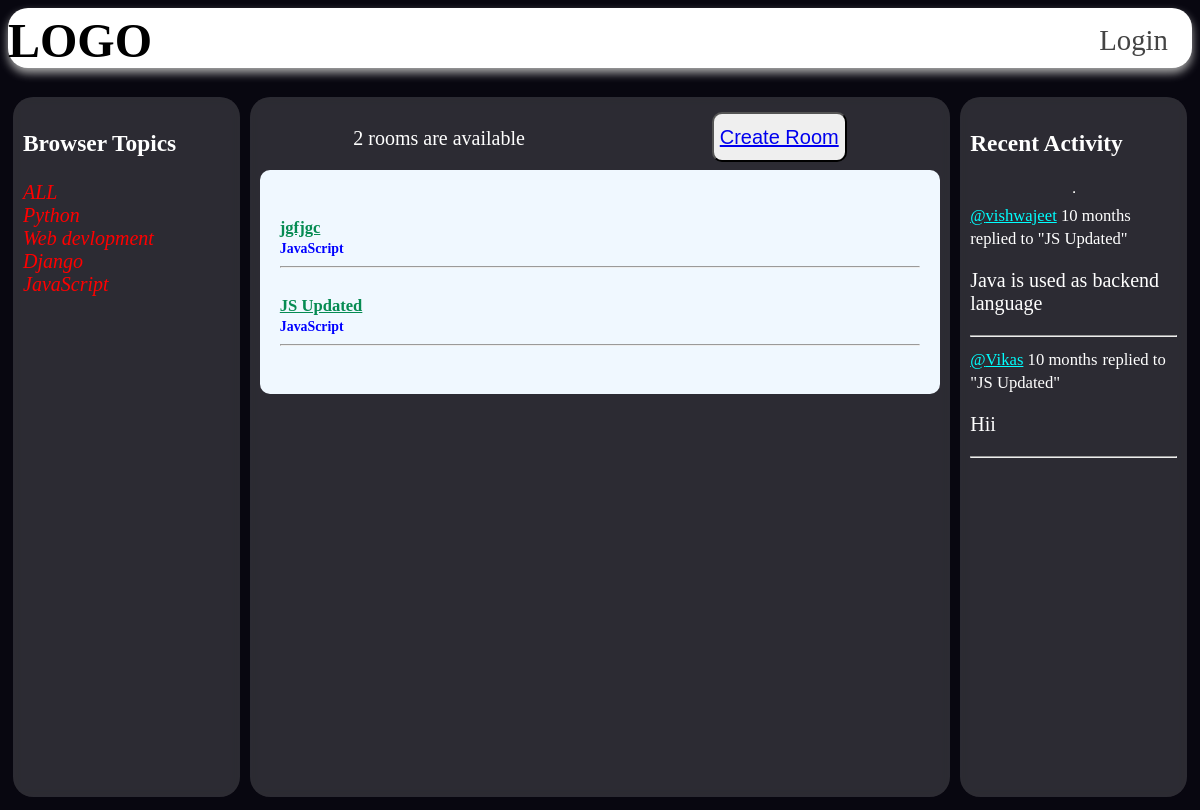
Screenshot of /?q=JavaScript with the database file from the repository.
### base/models.py (models this page shows, shortened)
class Topic(models.Model):
    name = models.CharField(max_length=200)

class Room(models.Model):
    host= models.ForeignKey(User, on_delete=models.SET_NULL , null=True)
    topic=models.ForeignKey(Topic, on_delete=models.SET_NULL , null=True)
    name= models.CharField(max_length=200)
    description = models.TextField(null=True)
    participants= models.ManyToManyField(User, related_name='participants',blank=True)
    updated = models.DateTimeField(auto_now=True)
    created = models.DateTimeField(auto_now_add=True)
    class Meta:
        ordering = ['-updated', '-created']
    def __str__(self):
        return self.name

class Message(models.Model):
        user = models.ForeignKey(User, on_delete=models.CASCADE)
        room = models.ForeignKey(Room, on_delete=models.CASCADE)
        body = models.TextField()
        updated = models.DateTimeField(auto_now=True)
        created = models.DateTimeField(auto_now_add=True)
        class Meta:
          ordering = ['-updated', '-created']
        def __str__(self):
            return self.body[0:50]

### base/views.py (the view)
# urls.py: path('',views.home, name='home'),
def home(request):
    q = request.GET.get('q') if request.GET.get('q')!= None else ''
    rooms = Room.objects.filter(
        Q(topic__name__icontains=q) |
        Q(name__icontains=q) |
        Q(description__icontains=q)
    )
    room_count = rooms.count()
    room_messages =Message.objects.filter(Q(room__topic__name__icontains=q))
    topics = Topic.objects.all()
    context = {'rooms': rooms, 'topics': topics, 'room_count':room_count, 'room_messages': room_messages}
    return render(request, 'base/home.html', context)

### base/templates/base/home.html (shortened to what this page needs)
{% extends 'main.html' %}
{% block content %}
{% include 'navbar.html'%}
<div>
    <div class="home-container">
        <div class="browser-topic">
            {% include 'base/topic_component.html'%}
        </div>
        <div class="room-home">
            <div class="room-feed-head">
                <p>{{room_count}} rooms are available</p>
                <button style="height: 50px; border-radius: 10px; font-size: 20px; margin-top: 5px;">
                    <a href="{% url 'create-room' %}">Create Room</a></button>
            </div>
            <div class="room-feed">
                {% include 'base/feed_component.html'%}
            </div>
        </div>
        <div class="recent-activity">
            {% include 'base/acitivity_component.html' %}
        </div>
    </div>
</div>
{% endblock content %}

### base/templates/base/topic_component.html (shortened to what this page needs)
{% block content %}
<h3>Browser Topics</h3>
            <div>
            <a class="bt-a" href="{% url 'home' %}">ALL</a>
            {% for topic in topics%}
            <div>
                <a class="bt-a" href="{% url 'home' %}?q={{topic.name}}">{{topic.name}}</a>
            </div>
            {% endfor %}
            </div>
{% endblock content %}

### base/templates/base/feed_component.html (shortened to what this page needs)
{% block content %}
{% for room in rooms %}
<div>
    <h5>
        <a class="room-name" href="{% url 'room' room.id%}">{{room.name}}</a><br>
        <small class="topic-name">{{room.topic.name}}</small>
        <hr>
    </h5>
</div>
{% endfor %}
{% endblock content %}

### base/templates/base/acitivity_component.html (shortened to what this page needs)
{% block content %}
<h3>Recent Activity</h3>
<hr>
{% for message in room_messages %}
<div>
    <small><a class="act-a" href="{%url 'user-profile' message.user.id %}">@{{message.user}}</a>
        {{message.created|timesince}}</a></small>
    <small>replied to "{{message.room}}"</small>
    <p>{{message}}</p>
    <hr>
</div>
{% endfor %}
{% endblock content %}

### static/styles/main.css (style rules this page uses)
body { font-size: 20px; background-color: #fff; }

### base/templates/base/home.html (style rules this page uses)
body { font-size: 20px; background-color: #080710; color: white; ; }
.home-container { display: grid; grid-template-columns: 1fr 3fr 1fr; margin-top: 3vh; }
.browser-topic, .recent-activity, .room-home { border-radius: 20px; display: flex; flex-direction: column; overflow: scroll; height: 85vh; padding: 10px; margin: 5px; background-color: rgba(255, 255, 255, .15); backdrop-filter: blur(5px); }
.room-feed-head { display: flex; justify-content: space-around; }
.room-feed { border-radius: 10px; background-color: aliceblue; padding: 20px; }

### base/templates/base/topic_component.html (style rules this page uses)
.bt-a { color: red; font-style: oblique; text-decoration: darkviolet; }

### base/templates/base/feed_component.html (style rules this page uses)
.room-name { color: #058b52;; }
.topic-name { color: blue; }

### base/templates/base/acitivity_component.html (style rules this page uses)
.act-a { color: cyan; }

### rows the page displays
Topic: name "Python"
Topic: name "Web devlopment"
Topic: name "Django"
Topic: name "JavaScript"
Room: name "jgfjgc", topic.name "JavaScript"
Room: name "JS Updated", topic.name "JavaScript"
Message: user "vishwajeet", created "10 months", room "JS Updated", body "Java is used as backend language"
Message: user "Vikas", created "10 months", room "JS Updated", body "Hii"

### other values shown
{{ room_count }} "2"
